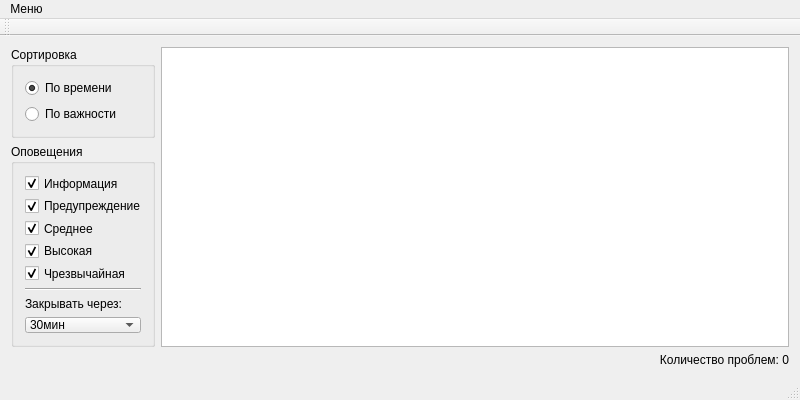
<?xml version="1.0" encoding="UTF-8"?>
<ui version="4.0">
 <class>MainWindow</class>
 <widget class="QMainWindow" name="MainWindow">
  <property name="geometry">
   <rect>
    <x>0</x>
    <y>0</y>
    <width>800</width>
    <height>400</height>
   </rect>
  </property>
  <property name="minimumSize">
   <size>
    <width>800</width>
    <height>400</height>
   </size>
  </property>
  <property name="maximumSize">
   <size>
    <width>1485</width>
    <height>600</height>
   </size>
  </property>
  <property name="font">
   <font>
    <pointsize>9</pointsize>
   </font>
  </property>
  <property name="windowTitle">
   <string>MainWindow</string>
  </property>
  <property name="windowIcon">
   <iconset>
    <normalon>ZabbixIco.ico</normalon>
   </iconset>
  </property>
  <widget class="QWidget" name="centralWidget">
   <layout class="QGridLayout" name="gridLayout">
    <item row="0" column="0">
     <widget class="QGroupBox" name="groupBox">
      <property name="maximumSize">
       <size>
        <width>144</width>
        <height>100</height>
       </size>
      </property>
      <property name="title">
       <string>Сортировка</string>
      </property>
      <layout class="QGridLayout" name="gridLayout_2">
       <item row="0" column="0">
        <widget class="QRadioButton" name="radioButton">
         <property name="text">
          <string>По времени</string>
         </property>
         <property name="checked">
          <bool>true</bool>
         </property>
        </widget>
       </item>
       <item row="1" column="0">
        <widget class="QRadioButton" name="radioButton_2">
         <property name="text">
          <string>По важности</string>
         </property>
        </widget>
       </item>
      </layout>
     </widget>
    </item>
    <item row="0" column="1" rowspan="2">
     <widget class="QTableWidget" name="tableWidget">
      <property name="font">
       <font>
        <family>MS Shell Dlg 2</family>
        <pointsize>11</pointsize>
        <weight>50</weight>
        <bold>false</bold>
       </font>
      </property>
      <property name="horizontalScrollBarPolicy">
       <enum>Qt::ScrollBarAsNeeded</enum>
      </property>
      <property name="autoScroll">
       <bool>false</bool>
      </property>
      <property name="autoScrollMargin">
       <number>15</number>
      </property>
      <property name="editTriggers">
       <set>QAbstractItemView::NoEditTriggers</set>
      </property>
      <property name="tabKeyNavigation">
       <bool>false</bool>
      </property>
      <property name="selectionBehavior">
       <enum>QAbstractItemView::SelectRows</enum>
      </property>
      <property name="horizontalScrollMode">
       <enum>QAbstractItemView::ScrollPerItem</enum>
      </property>
      <property name="gridStyle">
       <enum>Qt::SolidLine</enum>
      </property>
      <property name="sortingEnabled">
       <bool>false</bool>
      </property>
      <property name="columnCount">
       <number>5</number>
      </property>
      <attribute name="horizontalHeaderVisible">
       <bool>false</bool>
      </attribute>
      <attribute name="horizontalHeaderCascadingSectionResizes">
       <bool>false</bool>
      </attribute>
      <attribute name="horizontalHeaderDefaultSectionSize">
       <number>63</number>
      </attribute>
      <attribute name="verticalHeaderVisible">
       <bool>false</bool>
      </attribute>
      <column/>
      <column/>
      <column/>
      <column/>
      <column/>
     </widget>
    </item>
    <item row="1" column="0">
     <widget class="QGroupBox" name="groupBox_2">
      <property name="maximumSize">
       <size>
        <width>144</width>
        <height>16777215</height>
       </size>
      </property>
      <property name="title">
       <string>Оповещения</string>
      </property>
      <layout class="QGridLayout" name="gridLayout_3">
       <item row="0" column="0">
        <widget class="QCheckBox" name="checkBox">
         <property name="text">
          <string>Информация</string>
         </property>
         <property name="checked">
          <bool>true</bool>
         </property>
        </widget>
       </item>
       <item row="1" column="0">
        <widget class="QCheckBox" name="checkBox_2">
         <property name="text">
          <string>Предупреждение</string>
         </property>
         <property name="checked">
          <bool>true</bool>
         </property>
        </widget>
       </item>
       <item row="2" column="0">
        <widget class="QCheckBox" name="checkBox_3">
         <property name="text">
          <string>Среднее</string>
         </property>
         <property name="checked">
          <bool>true</bool>
         </property>
        </widget>
       </item>
       <item row="3" column="0">
        <widget class="QCheckBox" name="checkBox_4">
         <property name="text">
          <string>Высокая</string>
         </property>
         <property name="checked">
          <bool>true</bool>
         </property>
        </widget>
       </item>
       <item row="4" column="0">
        <widget class="QCheckBox" name="checkBox_5">
         <property name="text">
          <string>Чрезвычайная</string>
         </property>
         <property name="checked">
          <bool>true</bool>
         </property>
        </widget>
       </item>
       <item row="5" column="0">
        <widget class="Line" name="line">
         <property name="orientation">
          <enum>Qt::Horizontal</enum>
         </property>
        </widget>
       </item>
       <item row="6" column="0">
        <widget class="QLabel" name="label">
         <property name="maximumSize">
          <size>
           <width>16777215</width>
           <height>20</height>
          </size>
         </property>
         <property name="text">
          <string>Закрывать через:</string>
         </property>
        </widget>
       </item>
       <item row="7" column="0">
        <widget class="QComboBox" name="comboBox">
         <property name="currentIndex">
          <number>1</number>
         </property>
         <item>
          <property name="text">
           <string>10мин</string>
          </property>
         </item>
         <item>
          <property name="text">
           <string>30мин</string>
          </property>
         </item>
         <item>
          <property name="text">
           <string>1час</string>
          </property>
         </item>
        </widget>
       </item>
      </layout>
     </widget>
    </item>
    <item row="2" column="1">
     <widget class="QLabel" name="label_2">
      <property name="maximumSize">
       <size>
        <width>16777215</width>
        <height>20</height>
       </size>
      </property>
      <property name="text">
       <string>Количество проблем: 0</string>
      </property>
      <property name="alignment">
       <set>Qt::AlignRight|Qt::AlignTrailing|Qt::AlignVCenter</set>
      </property>
     </widget>
    </item>
   </layout>
  </widget>
  <widget class="QMenuBar" name="menuBar">
   <property name="geometry">
    <rect>
     <x>0</x>
     <y>0</y>
     <width>800</width>
     <height>19</height>
    </rect>
   </property>
   <widget class="QMenu" name="menu">
    <property name="title">
     <string>Меню</string>
    </property>
    <addaction name="Settings"/>
    <addaction name="separator"/>
    <addaction name="HideApp"/>
    <addaction name="Exit"/>
   </widget>
   <addaction name="menu"/>
  </widget>
  <widget class="QToolBar" name="mainToolBar">
   <attribute name="toolBarArea">
    <enum>TopToolBarArea</enum>
   </attribute>
   <attribute name="toolBarBreak">
    <bool>false</bool>
   </attribute>
  </widget>
  <widget class="QStatusBar" name="statusBar"/>
  <action name="HideApp">
   <property name="text">
    <string>Свернуть окно</string>
   </property>
  </action>
  <action name="Exit">
   <property name="text">
    <string>Выход</string>
   </property>
  </action>
  <action name="Settings">
   <property name="text">
    <string>Настройки</string>
   </property>
  </action>
 </widget>
 <layoutdefault spacing="6" margin="11"/>
 <resources/>
 <connections/>
</ui>
